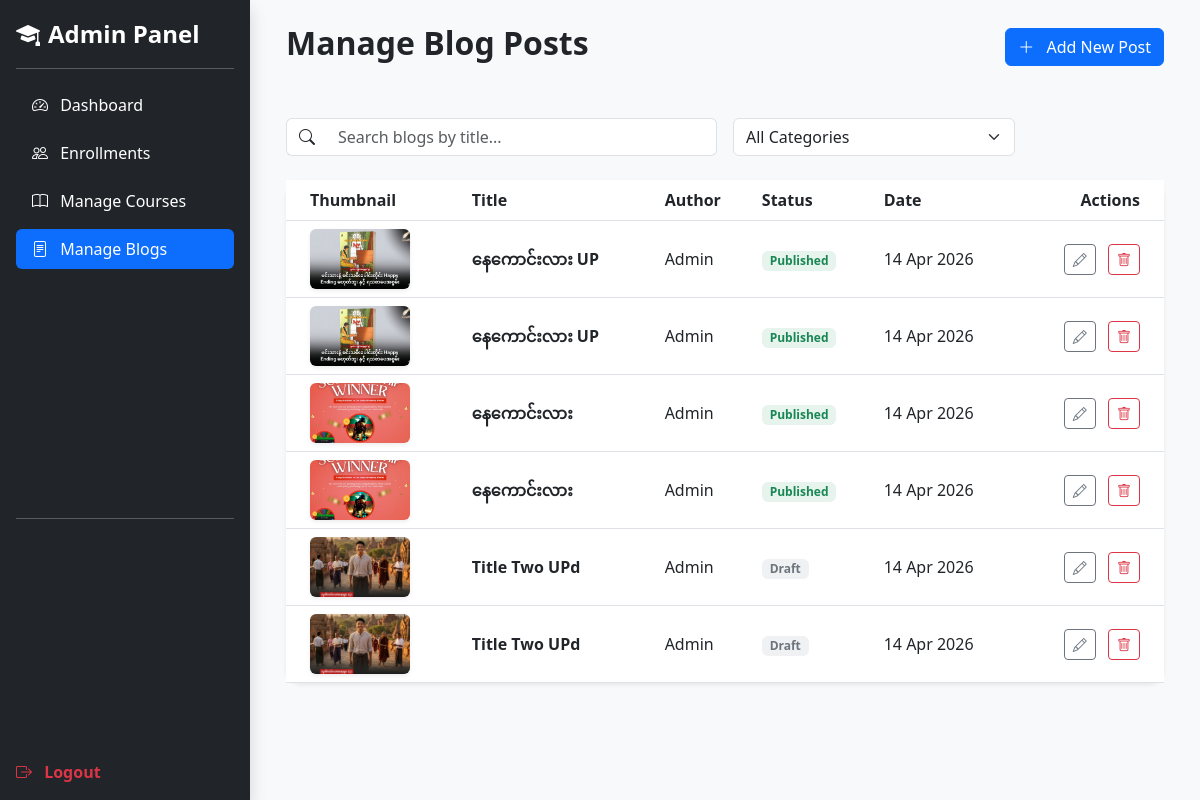
The app's page /admin/manage-blogs.php (signed in) with its own data.
### tables this page shows
CREATE TABLE `blog_posts` (
  `id` int(11) NOT NULL,
  `title` varchar(255) NOT NULL,
  `content` longtext NOT NULL,
  `category` varchar(100) DEFAULT NULL,
  `image_path` varchar(255) DEFAULT NULL,
  `author_name` varchar(100) NOT NULL,
  `status` enum('Draft','Published') DEFAULT 'Draft',
  `created_at` timestamp NOT NULL DEFAULT current_timestamp(),
  `updated_at` timestamp NOT NULL DEFAULT current_timestamp() ON UPDATE current_timestamp()
);

### admin/manage-blogs.php (the view, shortened to what this page needs)
<?php
include '../includes/db_connect.php';
include 'header.php';
?>
<div class="d-flex justify-content-between align-items-center mb-5">
    <h2 class="fw-bold">Manage Blog Posts</h2>
    <a href="blog-editor.php" class="btn btn-primary">
        <i class="bi bi-plus-lg me-2"></i> Add New Post
    </a>
</div>
<div class="row g-3 mb-4">
    <div class="col-md-6">
        <div class="input-group">
            <span class="input-group-text bg-white border-end-0"><i class="bi bi-search"></i></span>
            <input type="text" id="blogSearch" class="form-control border-start-0" placeholder="Search blogs by title...">
        </div>
    </div>
    <div class="col-md-4">
        <select id="blogCategoryFilter" class="form-select">
            <option value="all">All Categories</option>
        </select>
    </div>
</div>
<div class="card border-0 shadow-sm rounded-4">
    <div class="card-body p-0">
        <div class="table-responsive">
            <table class="table table-hover align-middle mb-0" id="blogTable">
                <thead class="bg-light">
                    <tr>
                        <th class="ps-4">Thumbnail</th>
                        <th>Title</th>
                        <th>Author</th>
                        <th>Status</th>
                        <th>Date</th>
                        <th class="pe-4 text-end">Actions</th>
                    </tr>
                </thead>
                <tbody>
                    <?php
                        $sql = "SELECT * FROM blog_posts ORDER BY created_at DESC";
                        $stmt = $pdo->query($sql);
                        while ($blog = $stmt->fetch()) {
                    ?>
                    <tr class="blog-row" data-category="<?php echo $blog['category']; ?>">
                        <td class="ps-4">
                            <img src="../<?php echo $blog['image_path']; ?>" class="rounded shadow-sm" width="100" height="60" style="object-fit: cover;" alt="Blog">
                        </td>
                        <td class="blog-title fw-bold"><?php echo $blog['title']; ?></td>
                        <td><?php echo $blog['author_name']; ?></td>
                        <td>
                            <span class="badge <?php echo ($blog['status'] == 'Published') ? 'bg-success' : 'bg-secondary'; ?> bg-opacity-10 <?php echo ($blog['status'] == 'Published') ? 'text-success' : 'text-secondary'; ?>">
                                <?php echo $blog['status']; ?>
                            </span>
                        </td>
                        <td><?php echo date('d M Y', strtotime($blog['created_at'])); ?></td>
                        <td class="pe-4 text-end">
                            <a href="blog-editor.php?id=<?php echo $blog['id']; ?>" class="btn btn-sm btn-outline-secondary me-2"><i class="bi bi-pencil"></i></a>
                            <button class="btn btn-sm btn-outline-danger delete-blog-btn" data-id="<?php echo $blog['id']; ?>"><i class="bi bi-trash"></i></button>
                        </td>
                    </tr>
                    <?php } ?>
                </tbody>
            </table>
        </div>
    </div>
</div>
<?php include 'footer.php'; ?>

### admin/header.php (shortened to what this page needs)
<!DOCTYPE html>
<html lang="en">
<head>
    <link href="https://cdn.jsdelivr.net/npm/bootstrap@5.3.0/dist/css/bootstrap.min.css" rel="stylesheet">
    <link rel="stylesheet" href="https://cdn.jsdelivr.net/npm/bootstrap-icons@1.11.1/font/bootstrap-icons.css">
</head>
<body>
<div class="d-flex">
    <?php include 'nav.php'; ?>
    <div class="flex-grow-1 p-4">
        <div class="container-fluid">

### admin/nav.php
<div class="d-flex flex-column p-3 text-white bg-dark shadow" id="sidebar" style="width: 250px; min-height: 100vh;">
    <a href="index.php" class="d-flex align-items-center mb-3 mb-md-0 me-md-auto text-white text-decoration-none">
        <i class="bi bi-mortarboard-fill me-2 fs-4"></i>
        <span class="fs-4 fw-bold">Admin Panel</span>
    </a>
    <hr>
    <ul class="nav nav-pills flex-column mb-auto">
        <li class="nav-item mb-2">
            <a href="index.php" class="nav-link text-white <?php echo (basename($_SERVER['PHP_SELF']) == 'index.php') ? 'active' : ''; ?>">
                <i class="bi bi-speedometer2 me-2"></i> Dashboard
            </a>
        </li>
        <li class="nav-item mb-2">
            <a href="enrollments.php" class="nav-link text-white <?php echo (basename($_SERVER['PHP_SELF']) == 'enrollments.php') ? 'active' : ''; ?>">
                <i class="bi bi-people me-2"></i> Enrollments
            </a>
        </li>
        <li class="nav-item mb-2">
            <a href="manage-courses.php" class="nav-link text-white <?php echo (basename($_SERVER['PHP_SELF']) == 'manage-courses.php') ? 'active' : ''; ?>">
                <i class="bi bi-book me-2"></i> Manage Courses
            </a>
        </li>
        <li class="nav-item mb-2">
            <a href="manage-blogs.php" class="nav-link text-white <?php echo (basename($_SERVER['PHP_SELF']) == 'manage-blogs.php') ? 'active' : ''; ?>">
                <i class="bi bi-file-text me-2"></i> Manage Blogs
            </a>
        </li>
    </ul>
    <hr>
    <div class="mt-auto">
        <a href="logout.php" class="nav-link text-danger fw-bold">
            <i class="bi bi-box-arrow-right me-2"></i> Logout
        </a>
    </div>
</div>

### admin/footer.php (shortened to what this page needs)
        </div>
    </div>
</div>
</body>
</html>

### admin/header.php (style rules this page uses)
body { background-color: #f8f9fa; overflow-x: hidden; }
#sidebar { position: sticky; top: 0; height: 100vh; z-index: 100; }

### records on screen
blog_posts: image_path (picture), title "နေကောင်းလား UP", author_name "Admin", status "Published", created_at "14 Apr 2026"
blog_posts: image_path (picture), title "နေကောင်းလား UP", author_name "Admin", status "Published", created_at "14 Apr 2026"
blog_posts: image_path (picture), title "နေကောင်းလား", author_name "Admin", status "Published", created_at "14 Apr 2026"
blog_posts: image_path (picture), title "နေကောင်းလား", author_name "Admin", status "Published", created_at "14 Apr 2026"
blog_posts: image_path (picture), title "Title Two UPd", author_name "Admin", status "Draft", created_at "14 Apr 2026"
blog_posts: image_path (picture), title "Title Two UPd", author_name "Admin", status "Draft", created_at "14 Apr 2026"
